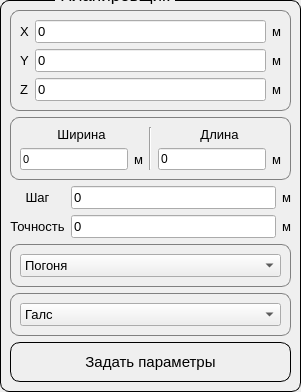
     <widget class="QWidget" name="page_planner">
      <layout class="QHBoxLayout" name="horizontalLayout_9">
       <property name="leftMargin">
        <number>0</number>
       </property>
       <property name="topMargin">
        <number>0</number>
       </property>
       <property name="rightMargin">
        <number>0</number>
       </property>
       <property name="bottomMargin">
        <number>0</number>
       </property>
       <item>
        <widget class="QGroupBox" name="groupBox_6">
         <property name="font">
          <font>
           <pointsize>13</pointsize>
          </font>
         </property>
         <property name="styleSheet">
          <string notr="true">QGroupBox
{
	border: 1px solid black;
	border-radius: 9px;
	margin-top: 1em;
}

QGroupBox:title
{
	left: 55px;
	top: -15px;
	padding: 0 3px 0 3px;
}</string>
         </property>
         <property name="title">
          <string>Планировщик</string>
         </property>
         <layout class="QVBoxLayout" name="verticalLayout_4">
          <item>
           <widget class="QGroupBox" name="groupBox_4">
            <property name="font">
             <font>
              <pointsize>10</pointsize>
             </font>
            </property>
            <property name="styleSheet">
             <string notr="true">QGroupBox
{
	border: 1px solid grey;
	border-radius: 9px;
	margin-top: 1em;
}

QGroupBox:title
{
	left: 0px;
	top: -15px;
	padding: 0 3px 0 3px;
}</string>
            </property>
            <property name="title">
             <string>Начальная точка сектора</string>
            </property>
            <layout class="QGridLayout" name="gridLayout_2">
             <item row="2" column="1">
              <widget class="QLineEdit" name="le_des_Z">
               <property name="sizePolicy">
                <sizepolicy hsizetype="Expanding" vsizetype="Fixed">
                 <horstretch>0</horstretch>
                 <verstretch>0</verstretch>
                </sizepolicy>
               </property>
               <property name="font">
                <font>
                 <pointsize>10</pointsize>
                </font>
               </property>
               <property name="text">
                <string>0</string>
               </property>
              </widget>
             </item>
             <item row="1" column="1">
              <widget class="QLineEdit" name="le_des_Y">
               <property name="sizePolicy">
                <sizepolicy hsizetype="Expanding" vsizetype="Fixed">
                 <horstretch>0</horstretch>
                 <verstretch>0</verstretch>
                </sizepolicy>
               </property>
               <property name="font">
                <font>
                 <pointsize>10</pointsize>
                </font>
               </property>
               <property name="text">
                <string>0</string>
               </property>
              </widget>
             </item>
             <item row="0" column="1">
              <widget class="QLineEdit" name="le_des_X">
               <property name="sizePolicy">
                <sizepolicy hsizetype="Expanding" vsizetype="Fixed">
                 <horstretch>0</horstretch>
                 <verstretch>0</verstretch>
                </sizepolicy>
               </property>
               <property name="font">
                <font>
                 <pointsize>10</pointsize>
                </font>
               </property>
               <property name="text">
                <string>0</string>
               </property>
              </widget>
             </item>
             <item row="0" column="0">
              <widget class="QLabel" name="label_4">
               <property name="font">
                <font>
                 <pointsize>10</pointsize>
                </font>
               </property>
               <property name="text">
                <string>X</string>
               </property>
              </widget>
             </item>
             <item row="2" column="0">
              <widget class="QLabel" name="label_10">
               <property name="font">
                <font>
                 <pointsize>10</pointsize>
                </font>
               </property>
               <property name="text">
                <string>Z</string>
               </property>
              </widget>
             </item>
             <item row="1" column="0">
              <widget class="QLabel" name="label_5">
               <property name="font">
                <font>
                 <pointsize>10</pointsize>
                </font>
               </property>
               <property name="text">
                <string>Y</string>
               </property>
              </widget>
             </item>
             <item row="0" column="2">
              <widget class="QLabel" name="label_13">
               <property name="font">
                <font>
                 <pointsize>10</pointsize>
                </font>
               </property>
               <property name="text">
                <string>м</string>
               </property>
              </widget>
             </item>
             <item row="1" column="2">
              <widget class="QLabel" name="label_14">
               <property name="font">
                <font>
                 <pointsize>10</pointsize>
                </font>
               </property>
               <property name="text">
                <string>м</string>
               </property>
              </widget>
             </item>
             <item row="2" column="2">
              <widget class="QLabel" name="label_15">
               <property name="font">
                <font>
                 <pointsize>10</pointsize>
                </font>
               </property>
               <property name="text">
                <string>м</string>
               </property>
              </widget>
             </item>
            </layout>
           </widget>
          </item>
          <item>
           <widget class="QGroupBox" name="groupBox_5">
            <property name="font">
             <font>
              <pointsize>10</pointsize>
             </font>
            </property>
            <property name="styleSheet">
             <string notr="true">QGroupBox
{
	border: 1px solid grey;
	border-radius: 9px;
	margin-top: 1em;
}

QGroupBox:title
{
	left: 0px;
	top: -15px;
	padding: 0 3px 0 3px;
}</string>
            </property>
            <property name="title">
             <string>Параметры сектора</string>
            </property>
            <layout class="QGridLayout" name="gridLayout">
             <item row="1" column="3">
              <widget class="QLineEdit" name="lineEdit_9">
               <property name="text">
                <string>0</string>
               </property>
              </widget>
             </item>
             <item row="1" column="1">
              <widget class="QLabel" name="label_16">
               <property name="font">
                <font>
                 <pointsize>10</pointsize>
                </font>
               </property>
               <property name="text">
                <string>м</string>
               </property>
              </widget>
             </item>
             <item row="1" column="4">
              <widget class="QLabel" name="label_17">
               <property name="font">
                <font>
                 <pointsize>10</pointsize>
                </font>
               </property>
               <property name="text">
                <string>м</string>
               </property>
              </widget>
             </item>
             <item row="1" column="0">
              <widget class="QLineEdit" name="lineEdit_6">
               <property name="font">
                <font>
                 <pointsize>8</pointsize>
                </font>
               </property>
               <property name="text">
                <string>0</string>
               </property>
              </widget>
             </item>
             <item row="0" column="3" colspan="2">
              <widget class="QLabel" name="label_9">
               <property name="font">
                <font>
                 <pointsize>10</pointsize>
                </font>
               </property>
               <property name="text">
                <string>Длина</string>
               </property>
               <property name="alignment">
                <set>Qt::AlignCenter</set>
               </property>
              </widget>
             </item>
             <item row="0" column="0" colspan="2">
              <widget class="QLabel" name="label_6">
               <property name="font">
                <font>
                 <pointsize>10</pointsize>
                </font>
               </property>
               <property name="text">
                <string>Ширина</string>
               </property>
               <property name="alignment">
                <set>Qt::AlignCenter</set>
               </property>
              </widget>
             </item>
             <item row="0" column="2" rowspan="2">
              <widget class="Line" name="line">
               <property name="orientation">
                <enum>Qt::Vertical</enum>
               </property>
              </widget>
             </item>
            </layout>
           </widget>
          </item>
          <item>
           <layout class="QGridLayout" name="gridLayout_3">
            <item row="0" column="1">
             <widget class="QLineEdit" name="lineEdit_7">
              <property name="font">
               <font>
                <pointsize>10</pointsize>
               </font>
              </property>
              <property name="text">
               <string>0</string>
              </property>
             </widget>
            </item>
            <item row="0" column="2">
             <widget class="QLabel" name="label_11">
              <property name="font">
               <font>
                <pointsize>10</pointsize>
               </font>
              </property>
              <property name="text">
               <string>м</string>
              </property>
              <property name="alignment">
               <set>Qt::AlignCenter</set>
              </property>
             </widget>
            </item>
            <item row="1" column="1">
             <widget class="QLineEdit" name="lineEdit_8">
              <property name="font">
               <font>
                <pointsize>10</pointsize>
               </font>
              </property>
              <property name="text">
               <string>0</string>
              </property>
             </widget>
            </item>
            <item row="1" column="2">
             <widget class="QLabel" name="label_12">
              <property name="font">
               <font>
                <pointsize>10</pointsize>
               </font>
              </property>
              <property name="text">
               <string>м</string>
              </property>
              <property name="alignment">
               <set>Qt::AlignCenter</set>
              </property>
             </widget>
            </item>
            <item row="1" column="0">
             <widget class="QLabel" name="label_8">
              <property name="font">
               <font>
                <pointsize>10</pointsize>
               </font>
              </property>
              <property name="text">
               <string>Точность</string>
              </property>
              <property name="alignment">
               <set>Qt::AlignCenter</set>
              </property>
             </widget>
            </item>
            <item row="0" column="0">
             <widget class="QLabel" name="label_7">
              <property name="font">
               <font>
                <pointsize>10</pointsize>
               </font>
              </property>
              <property name="text">
               <string>Шаг</string>
              </property>
              <property name="alignment">
               <set>Qt::AlignCenter</set>
              </property>
             </widget>
            </item>
           </layout>
          </item>
          <item>
           <widget class="QGroupBox" name="groupBox_21">
            <property name="font">
             <font>
              <pointsize>10</pointsize>
             </font>
            </property>
            <property name="styleSheet">
             <string notr="true">QGroupBox
{
	border: 1px solid grey;
	border-radius: 9px;
	margin-top: 1em;
}

QGroupBox:title
{
	left: 0px;
	top: -15px;
	padding: 0 3px 0 3px;
}</string>
            </property>
            <property name="title">
             <string>Метод наведения</string>
            </property>
            <layout class="QHBoxLayout" name="horizontalLayout_18">
             <item>
              <widget class="QComboBox" name="cb_method">
               <property name="sizePolicy">
                <sizepolicy hsizetype="Preferred" vsizetype="Preferred">
                 <horstretch>0</horstretch>
                 <verstretch>0</verstretch>
                </sizepolicy>
               </property>
               <property name="font">
                <font>
                 <pointsize>10</pointsize>
                </font>
               </property>
               <item>
                <property name="text">
                 <string>Погоня</string>
                </property>
               </item>
               <item>
                <property name="text">
                 <string>Упреждение</string>
                </property>
               </item>
               <item>
                <property name="text">
                 <string>Линия визирования</string>
                </property>
               </item>
              </widget>
             </item>
            </layout>
           </widget>
          </item>
          <item>
           <widget class="QGroupBox" name="groupBox_22">
            <property name="font">
             <font>
              <pointsize>10</pointsize>
             </font>
            </property>
            <property name="styleSheet">
             <string notr="true">QGroupBox
{
	border: 1px solid grey;
	border-radius: 9px;
	margin-top: 1em;
}

QGroupBox:title
{
	left: 0px;
	top: -15px;
	padding: 0 3px 0 3px;
}</string>
            </property>
            <property name="title">
             <string>Тип покрытия</string>
            </property>
            <layout class="QHBoxLayout" name="horizontalLayout_20">
             <item>
              <widget class="QComboBox" name="cb_cover_type">
               <property name="sizePolicy">
                <sizepolicy hsizetype="Preferred" vsizetype="Preferred">
                 <horstretch>0</horstretch>
                 <verstretch>0</verstretch>
                </sizepolicy>
               </property>
               <property name="font">
                <font>
                 <pointsize>10</pointsize>
                </font>
               </property>
               <item>
                <property name="text">
                 <string>Галс</string>
                </property>
               </item>
               <item>
                <property name="text">
                 <string>Циклоида</string>
                </property>
               </item>
               <item>
                <property name="text">
                 <string>Спираль Архимеда</string>
                </property>
               </item>
              </widget>
             </item>
            </layout>
           </widget>
          </item>
          <item>
           <widget class="QPushButton" name="pushButton_7">
            <property name="font">
             <font>
              <pointsize>11</pointsize>
             </font>
            </property>
            <property name="styleSheet">
             <string notr="true">QPushButton
{
	border: 1px solid black;
	border-radius: 10px;
	padding: 10px 20px;
}

QPushButton:pressed
{
	background-color:  rgba(0, 255, 0, 0.7);
}</string>
            </property>
            <property name="text">
             <string>Задать параметры</string>
            </property>
           </widget>
          </item>
         </layout>
        </widget>
       </item>
      </layout>
     </widget>
